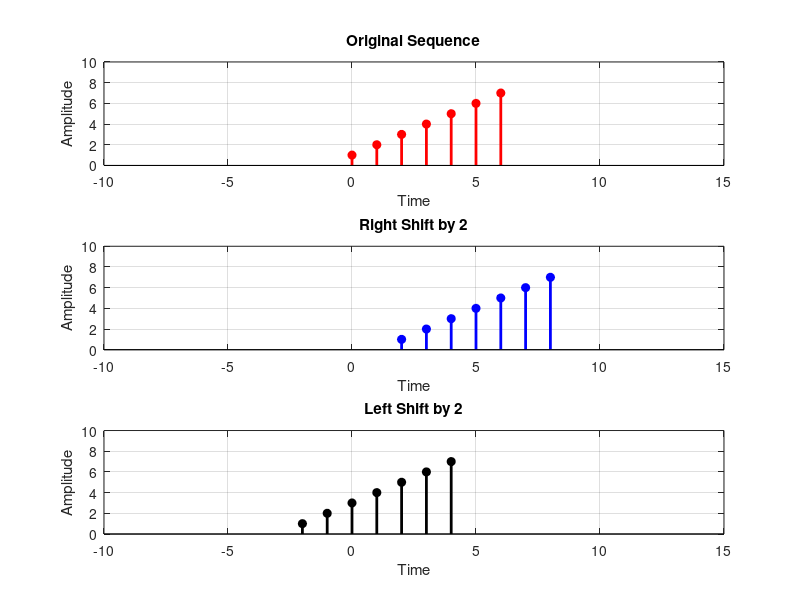

MATLAB code to generate this figure:
clc;
close all;
clear all;

x=[1 2 3 4 5 6 7];
n=0:length(x)-1;
n1=n+2;
n2=n-2;

subplot(3,1,1);
stem(n,x,'r','fill','LineWidth',2);
title('Original Sequence');
xlabel('Time');
ylabel('Amplitude');
axis([-10 15 0 10]);
grid on;

subplot(3,1,2);
stem(n1,x,'b','fill','LineWidth',2);
title('Right Shift by 2');
xlabel('Time');
ylabel('Amplitude');
axis([-10 15 0 10]);
grid on;

subplot(3,1,3);
stem(n2,x,'k','fill','LineWidth',2);
title('Left Shift by 2');
xlabel('Time');
ylabel('Amplitude');
axis([-10 15 0 10]);
grid on;
